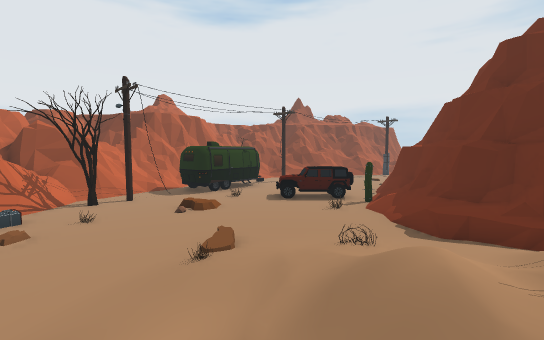
view 1 (above)

24 first-person views from a walk through a Unity game level. The camera is 1.4 m above the floor, tilts 4° down and sees 90° across. The floor is counted in squares, 1 m on a side. Each view is taken from the middle of a square. On the plan, view 1 faces up. The plan holds only what a view shows up to about 13 squares ahead; the rest is blank. The place goes on beyond the plan. The player character is not drawn. Some animated figures are not drawn.

view 2
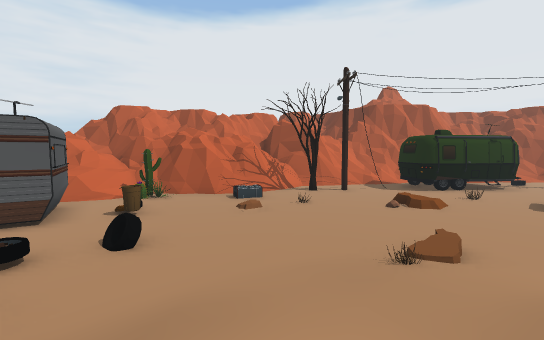

view 3
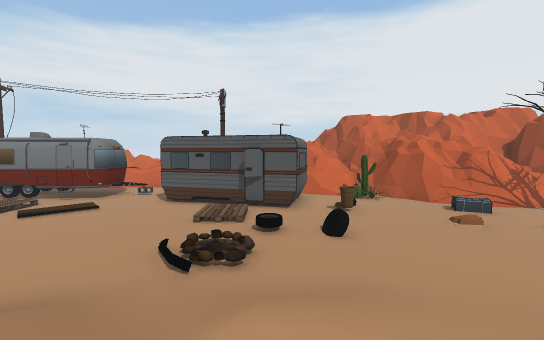

view 4
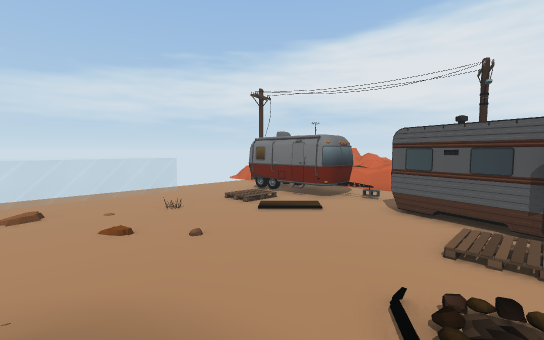

view 5
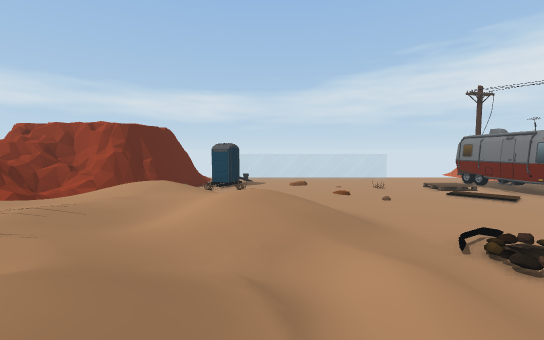

view 6
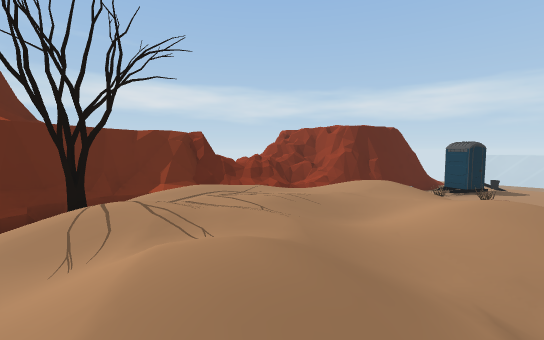

view 7
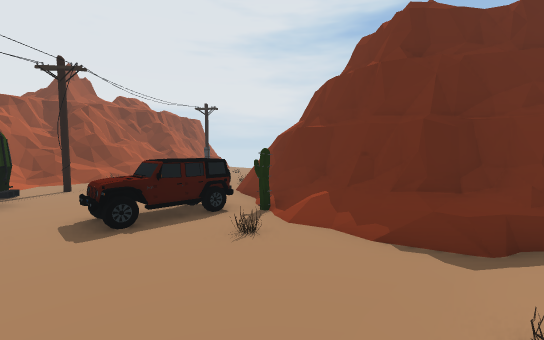

view 8
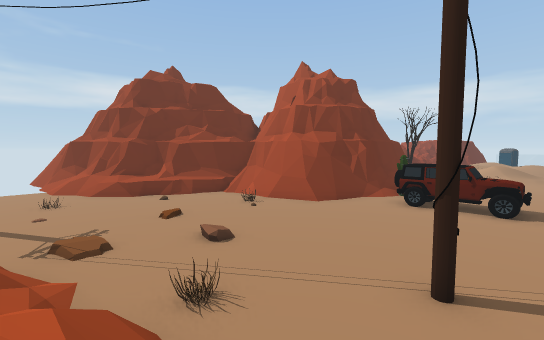

view 9
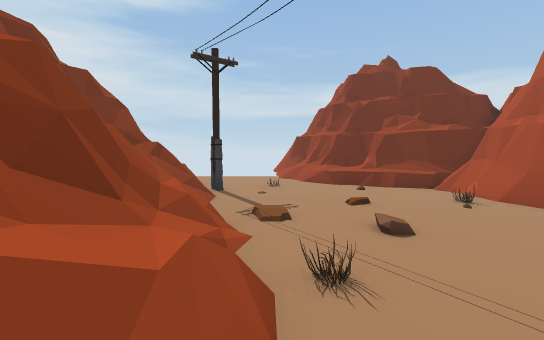

view 10
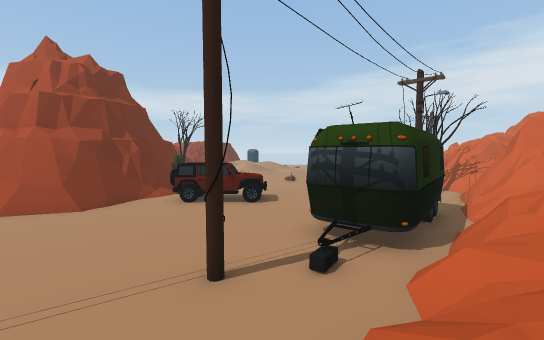

view 11
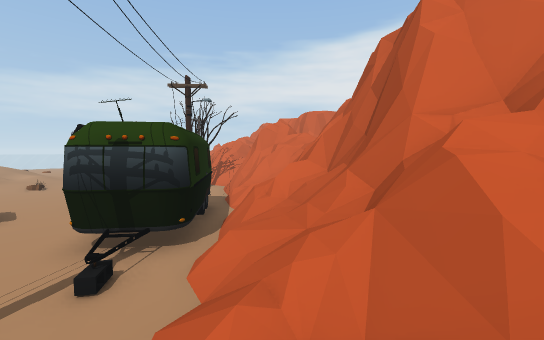

view 12
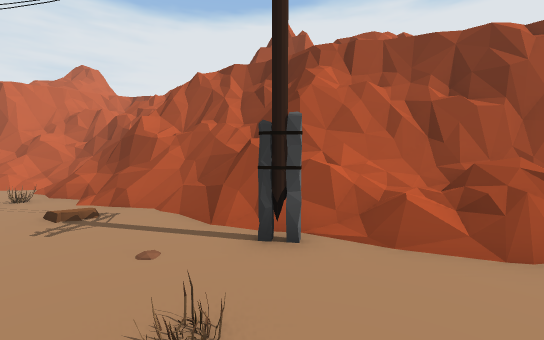

view 13
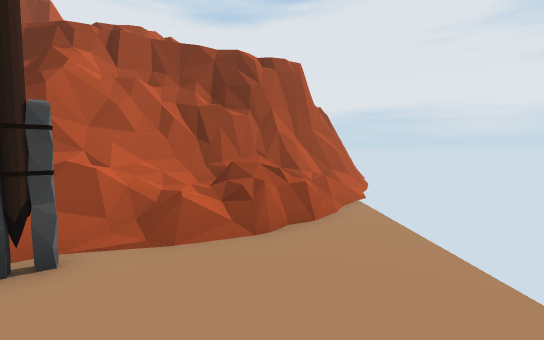

view 14
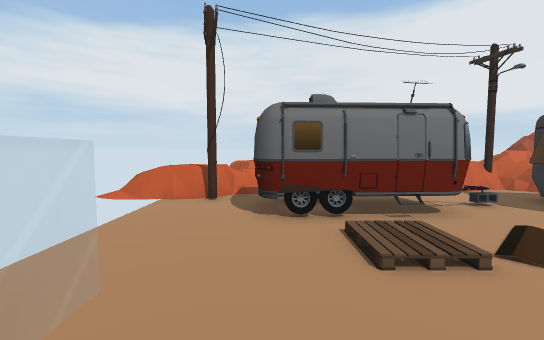

view 15
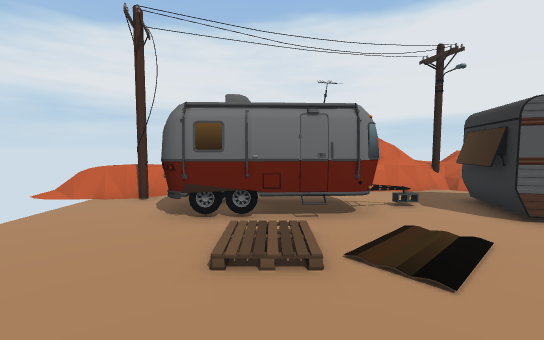

view 16
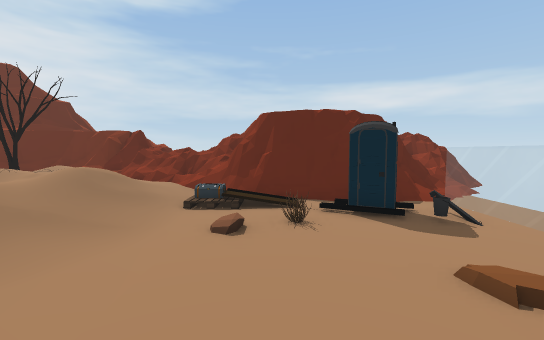

view 17
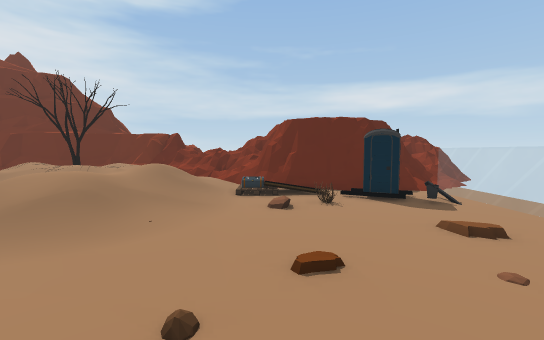

view 18
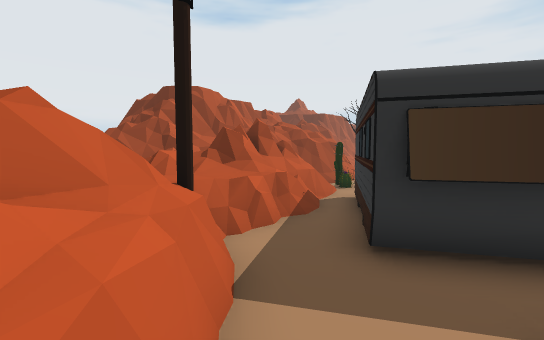

view 19
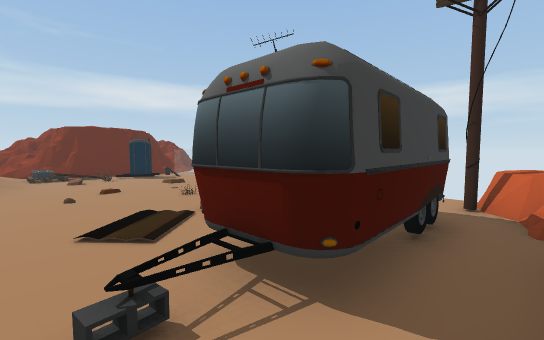

view 20
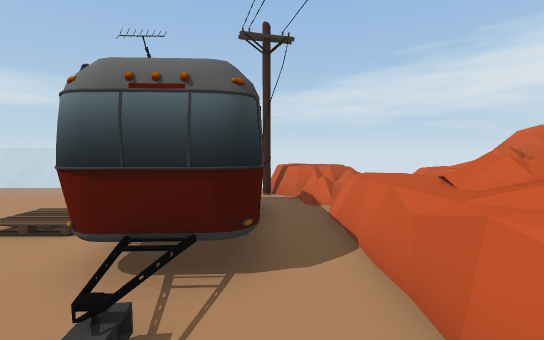

view 21
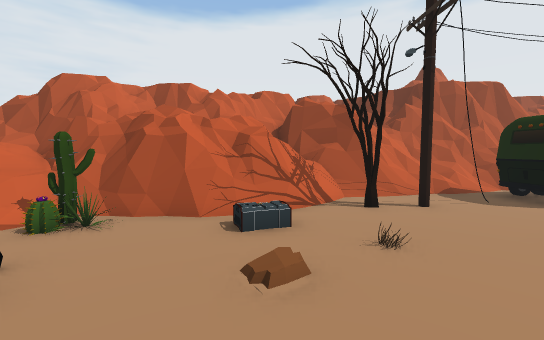

view 22
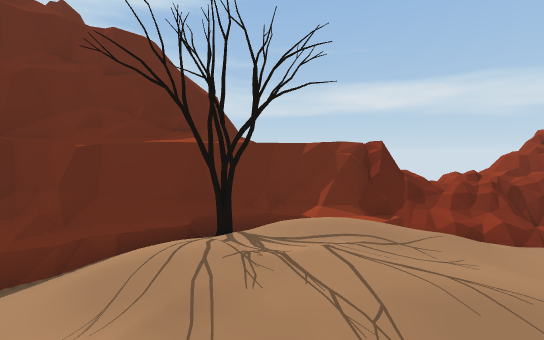

view 23
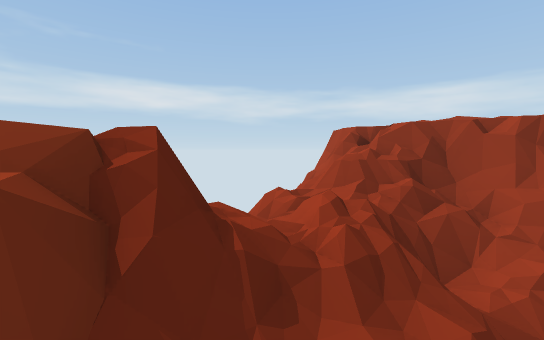

view 24
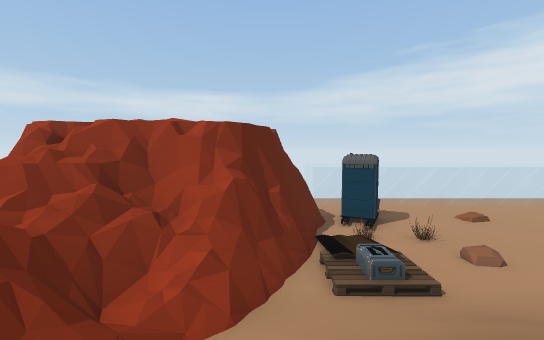

### Floor plan
Key: @ floor where view 1 was taken; # wall or solid block; x gap in a wall; . main floor; : floor 0.25 m higher than the main floor; + floor 0.5 m higher than the main floor; * floor 0.75 m higher than the main floor; % floor 1 m higher than the main floor; & floor 1.25 m higher than the main floor; $ floor 1.5 m higher than the main floor; / step, stairs or slope; = window, fence, low wall or low ledge; ^ raised ledge; v drop or lower ground; C car; A cactus; T tree; I tire; P pole; L toilet; O other object.
Columns run from 16 left of view 1 to 16 right of it. Each row starts with its distance up from view 1.
 30                              ###=
 29                             ##=O
 28                           ###=#.
 27                       ######%#=.
 26                      ##^###*==..
 25               ##=#=####====#/...
 24              ##= /####=/=.P.....
 23             ##=/////=:..........
 22            ##==////O..:....O....
 21           ###///............../O#
 20          ##=///....../.......O=##
 19          ##/////.P..........O###
 18          #$#=OOO............ ##
 17          #*=OOOO........O..=##
 16         ##+OO OO..........=##
 15         ##:OOOO.......=##==##
 14         #=.OOO........###^##
 13         #=##..O.CCCCC=#   ##
 12        #=##.....CCCCA##
 11        =#T..........A##
 10        #=T...:....O./=#
  9       ##=.........../##
  8       ## .........../##
  7     ###=............/=##
  6    ###=.../..../..O../##
  5    #=#AO.......O://///=#
  4    #==A.O......:://////##
  3    ##=..O..I../:://///TT#
  2    #=####...../////%%**/##
  1 =###=# ##.....//////%*//#^
  0 ##%=#####/..:.//@*+/////##
 -1  %==####//.././////*// =##
 -2  =#.####....../////%///*&%
 -3  ##..###....../////////%$%%
 -4  ##.............///////*&&%
 -5   =................///=##=&
 -6  &=.OOO............:/###=##v
 -7  %=.O O..........O./=#######
 -8 #==.O O.//.O.......O##
 -9 #==.OOO...........LL##
-10 = =#O O...........L.###
-11 = +x................=##
-12  ===P....===========:###
-13  ==%#                :*#=#
-14  ===#                 :%==
-15     #                   #=

Positions as (right, up) in squares from view 1, and headings:
1: (0, 0), facing up
2: (0, 1), facing up-left
3: (1, 1), facing left
4: (-1, 0), facing down-left
5: (0, 4), facing down
6: (0, 4), facing down-right
7: (-1, 6), facing up-right
8: (0, 23), facing down-right
9: (0, 22), facing right
10: (0, 23), facing down
11: (0, 23), facing down-left
12: (13, 21), facing up-left
13: (13, 21), facing up
14: (-4, -10), facing left
15: (-4, -8), facing left
16: (-4, -7), facing right
17: (-6, -6), facing right
18: (-13, -6), facing up
19: (-13, -4), facing down-right
20: (-12, -3), facing down
21: (-4, 4), facing up-left
22: (1, 2), facing right
23: (6, 0), facing down-right
24: (5, -1), facing down
